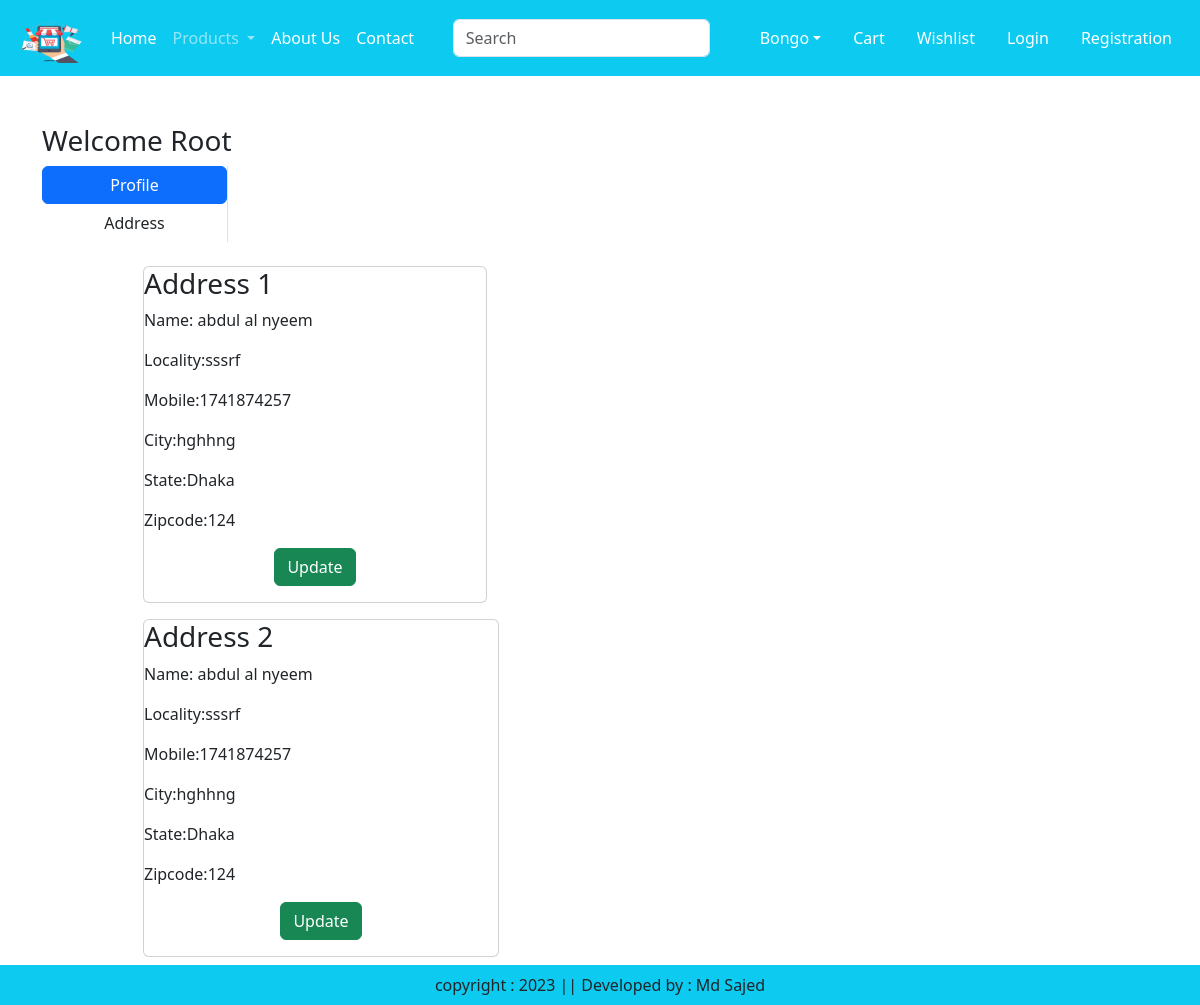
The page /address/ (signed in) on the database its author committed.
### Bong/models.py (models this page shows, shortened)
class Customer(models.Model):
    user = models.ForeignKey(User, on_delete=models.CASCADE)
    name  = models.CharField(max_length=200)
    locality = models.CharField(max_length=200)
    city = models.CharField(max_length=50)
    mobile = models.IntegerField(default=0)
    zipcode = models.IntegerField()
    state = models.CharField(choices=STATE_CHOICES, max_length=100)

### Bong/views.py (the view)
# urls.py: path('address/', views.address, name="address"),
def address(request):
     add = Customer.objects.filter(user=request.user)
     return render(request,'Bong/address.html',locals())

### Bong/templates/Bong/address.html (shortened to what this page needs)
{% extends 'Bong/base.html' %}
{% load static  %}
{%block main-content %}
<div class="container my-5">
    <div class="row">
     <h3>Welcome <span class="text-capitalize">{{request.user}}</span></h3>
    </div>
    <div class="col-sm-2 border-end">
        <ul class="list-unstyled">
        <li class="d-grid"><a href="{% url 'profile' %}" class="btn btn-primary">Profile</a></li>
        <li class="d-grid"><a href="{% url 'address' %}" class="btn">Address</a></li>
        </ul>
    </div>
    <div class="col-sm-8 offset-sm-1">
        <div class="row">
            {% for ad in add %}
            <div class="col-sm-6">
                <div class="card m-2">
                <h3>Address {{forloop.counter}}</h3>
                <p>Name: {{ad.name}}</p>
                <p>Locality:{{ad.locality}}</p>
                <p>Mobile:{{ad.mobile}}</p>
                <p>City:{{ad.city}}</p>
                <p>State:{{ad.state}}</p>
                <p>Zipcode:{{ad.zipcode}}</p>
                <p class='text-center'><a href="#" type="button" class="btn btn-success">Update</a></p>
                </div>
            </div>
        </div>
            {% endfor %}
    </div>
{% endblock main-content %}

### rows shown on the page
Customer: name "abdul al nyeem", locality "sssrf", mobile "1741874257", city "hghhng", state "Dhaka", zipcode "124"
Customer: name "abdul al nyeem", locality "sssrf", mobile "1741874257", city "hghhng", state "Dhaka", zipcode "124"

### other values the page prints
{{ request.user }} "Root"
